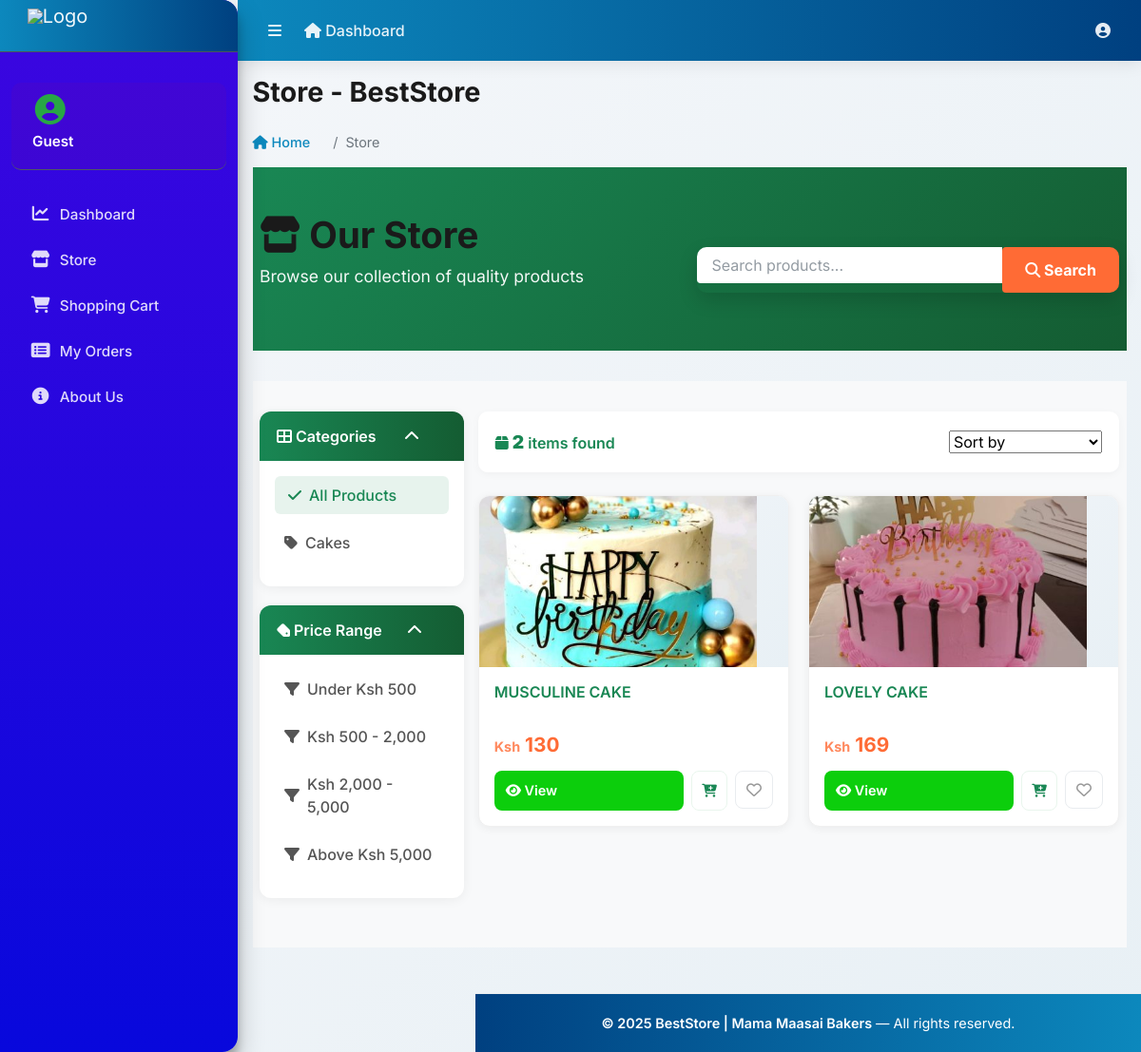
/store/, run on the app's committed database.
### category/models.py (models this page shows, shortened)
class Category(models.Model):
    category_name = models.CharField(max_length=50, unique=True)
    slug = models.SlugField(max_length=100, unique=True)
    description = models.TextField(max_length=255, blank=True)
    cat_image = models.ImageField(upload_to='products/', blank=True)
    class Meta:
        verbose_name = 'category'
        verbose_name_plural = 'categories'

### store/models.py (models this page shows, shortened)
class Product(models.Model):
    product_name = models.CharField(max_length=200, unique=True)
    slug = models.SlugField(max_length=200, unique=True)
    description = models.TextField(max_length=500, blank=True)
    price = models.DecimalField(max_digits=10, decimal_places=2)
    image = models.ImageField(upload_to='products/')
    stock = models.PositiveIntegerField()
    is_available = models.BooleanField(default=True)
    category = models.ForeignKey(Category, on_delete=models.CASCADE)
    created_at = models.DateTimeField(auto_now_add=True)
    modified_at = models.DateTimeField(auto_now=True)
    def get_url(self):
        return reverse('store:product_detail', args=[self.category.slug, self.slug])

### store/views.py (the view)
# urls.py: path('store/', include('store.urls')),
def store(request, category_slug=None):
    categories = None
    products = None
    if category_slug != None:
        categories = get_object_or_404(Category, slug=category_slug)
        products = Product.objects.filter(category=categories, is_available=True)
        paginator = Paginator(products, 1)
        page = request.GET.get('page')
        paged_products = paginator.get_page(page)
        product_count = products.count()
    else:
        products = Product.objects.all().filter(is_available=True).order_by('id')
        paginator = Paginator(products, 6)
        page = request.GET.get('page')
        paged_products = paginator.get_page(page)
        product_count = products.count()
    context = {
        'products': paged_products,
        'product_count': product_count,
    }
    return render(request, 'store/store.html', context)

### carts/context_processors.py (called while the page is built)
def counter(request):
    cart_count = 0
    if 'admin' in request.path:
        return {}
    else:
        try:
            cart = Cart.objects.filter(cart_id=_cart_id(request))
            if request.user.is_authenticated:
                cart_items = CartItem.objects.all().filter(user=request.user)
            else:
                cart_items = CartItem.objects.all().filter(cart=cart[:1])
            for cart_item in cart_items:
                cart_count += cart_item.quantity
        except Cart.DoesNotExist:
            cart_count = 0
    return dict(cart_count=cart_count)

### carts/views.py (called while the page is built)
def _cart_id(request):
    cart = request.session.session_key
    if not cart:
        cart = request.session.create()
    return cart

### category/context_processors.py (called while the page is built)
def menu_links(request):
    links = Category.objects.all()
    return dict(links=links)

### templates/store/store.html (shortened to what this page needs)
{% extends 'base.html' %}
{% block page_title %}Store - BestStore{% endblock %}
{% block breadcrumb %}Store{% endblock %}
{% load static %}
{% block content %}
<section class="hero-section">
    <div class="container">
        <div class="row align-items-center">
            <div class="col-md-6">
                <h1 class="mb-2">
                    {% if 'search' in request.path %}
                        <i class="fas fa-search me-2"></i> Search Results
                    {% else %}
                        <i class="fas fa-store me-2"></i> Our Store
                    {% endif %}
                </h1>
                <p class="subtitle">Browse our collection of quality products</p>
            </div>
            <div class="col-md-6">
                <form method="GET" action="#" class="search-box">
                    <div class="input-group">
                        <input type="text" name="keyword" class="form-control" placeholder="Search products..." value="{{ keyword|default:'' }}">
                        <button type="submit" class="btn"><i class="fas fa-search me-2"></i> Search</button>
                    </div>
                </form>
            </div>
        </div>
    </div>
</section>
<section class="section-content">
    <div class="container-fluid">
        <div class="row">
            <aside class="col-lg-3 mb-4 mb-lg-0">
                <div class="filter-card">
                    <div class="card-header" data-bs-toggle="collapse" data-bs-target="#categories-collapse" aria-expanded="true" role="button">
                        <span><i class="fas fa-th-large me-2"></i> Categories</span>
                        <i class="fas fa-chevron-down"></i>
                    </div>
                    <div class="collapse show" id="categories-collapse">
                        <div class="card-body">
                            <ul class="list-menu">
                                <li><a href="{% url 'store:store' %}" class="{% if not request.GET.category %}active{% endif %}"><i class="fas fa-check"></i> All Products</a></li>
                                {% for category in links %}
                                    <li>
                                        <a href="#" class="{% if request.GET.category == category.slug %}active{% endif %}">
                                            <i class="fas fa-tag"></i> {{ category.category_name }}
                                        </a>
                                    </li>
                                {% endfor %}
                            </ul>
                        </div>
                    </div>
                </div>
                <div class="filter-card">
                    <div class="card-header" data-bs-toggle="collapse" data-bs-target="#price-collapse" aria-expanded="true" role="button">
                        <span><i class="fas fa-tag me-2"></i> Price Range</span>
                        <i class="fas fa-chevron-down"></i>
                    </div>
                    <div class="collapse show" id="price-collapse">
                        <div class="card-body">
                            <ul class="list-menu">
                                <li><a href="?price_max=500"><i class="fas fa-filter"></i> Under Ksh 500</a></li>
                                <li><a href="?price_min=500&price_max=2000"><i class="fas fa-filter"></i> Ksh 500 - 2,000</a></li>
                                <li><a href="?price_min=2000&price_max=5000"><i class="fas fa-filter"></i> Ksh 2,000 - 5,000</a></li>
                                <li><a href="?price_min=5000"><i class="fas fa-filter"></i> Above Ksh 5,000</a></li>
                            </ul>
                        </div>
                    </div>
                </div>
            </aside>
            <main class="col-lg-9">
                <div class="store-header">
                    <div class="results-info">
                        <i class="fas fa-box me-2"></i> <strong>{{ product_count }}</strong> items found
                    </div>
                    <div class="sort-options">
                        <select id="sort-select" class="form-select form-select-sm d-inline-block w-auto" aria-label="Sort products">
                            <option value="">Sort by</option>
                        </select>
                    </div>
                </div>
                {% if products %}
                    <div class="products-grid">
                        {% for product in products %}
                            <div class="product-card">
                                <div class="product-image">
                                    <a href="{{ product.get_url }}">
                                        <img src="{{ product.image.url }}" alt="{{ product.product_name }}" loading="lazy">
                                    </a>
                                </div>
                                <div class="product-info">
                                    <h3 class="product-name">
                                        <a href="{{ product.get_url }}" title="{{ product.product_name }}">
                                            {{ product.product_name }}
                                        </a>
                                    </h3>
                                    <div class="product-price">
                                        <span class="currency">Ksh</span>
                                        <span>{{ product.price|floatformat:0 }}</span>
                                    </div>
                                    <div class="product-actions">
                                        <a href="{{ product.get_url }}" class="btn-view">
                                            <i class="fas fa-eye me-1"></i> View
                                        </a>
                                        <button class="btn-add-quick btn btn-sm btn-outline-success" data-add-url="{% url 'cart:add_cart' product.id %}" aria-label="Add {{ product.product_name }} to cart" title="Add to cart">
                                            <i class="fas fa-cart-plus" aria-hidden="true"></i>
                                        </button>
                                        <button class="btn-wishlist" title="Add to wishlist" data-product-id="{{ product.id }}" aria-pressed="false" aria-label="Add {{ product.product_name }} to wishlist">
                                            <i class="far fa-heart" aria-hidden="true"></i>
                                        </button>
                                    </div>
                                </div>
                            </div>
                        {% endfor %}
                    </div>
                {% endif %}
            </main>
        </div>
    </div>
</section>
{% endblock %}

### templates/base.html (style rules this page uses)
:root { --primary: #0c88bd; --primary-dark: #145c32; --secondary: #004080; --accent: #FF6B35; --light-bg: #f8f9fa; --border-color: #e9ecef; --text-dark: #1a1a1a; --text-muted: #6c757d; --shadow-sm: 0 2px 8px rgba(0,0,0,0.05); --shadow-md: 0 4px 16px rgba(0,0,0,0.08); --shadow-lg: 0 8px 30px rgba(0,0,0,0.1); }
* { font-family: 'Inter', -apple-system, BlinkMacSystemFont, 'Segoe UI', sans-serif; }
html, body { height: 100%; background: linear-gradient(135deg, #f5f7fa 0%, #e8f0f5 100%); color: var(--text-dark); }
body { -webkit-font-smoothing: antialiased; -moz-osx-font-smoothing: grayscale; }
.content .container-fluid { max-width: 1400px; }
.content h1 { color: var(--text-dark); font-weight: 700; font-size: 1.8rem; }

### data on the page
Category: category_name "Cakes"
Product: image (picture), product_name "MUSCULINE CAKE", price "130"
Product: image (picture), product_name "LOVELY CAKE", price "169"

### other printed values
{{ user.username|default:"Guest" }} "Guest"
{{ product_count }} "2"
